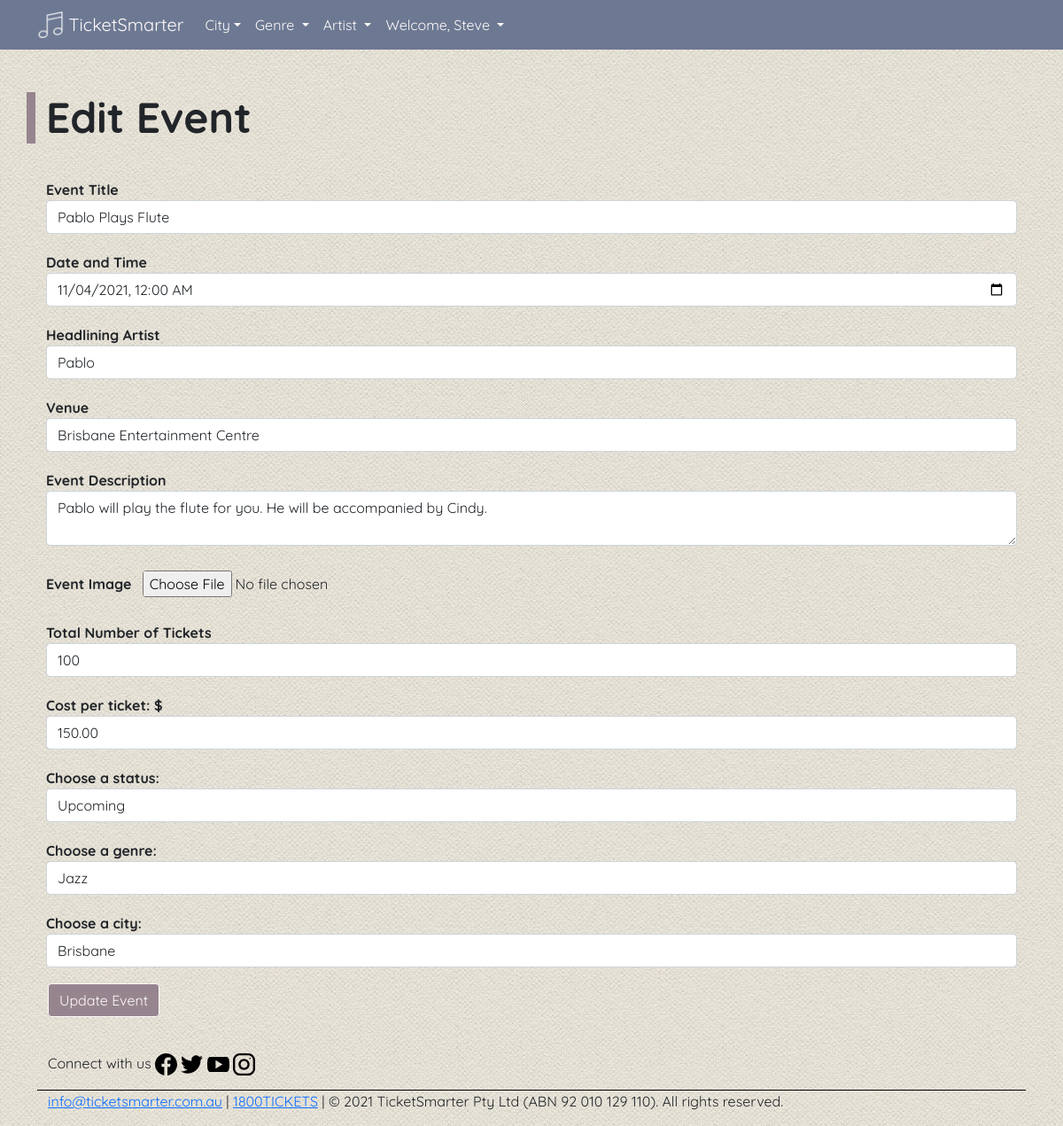
The page /events/15/update (signed in) on the database as committed earlier.
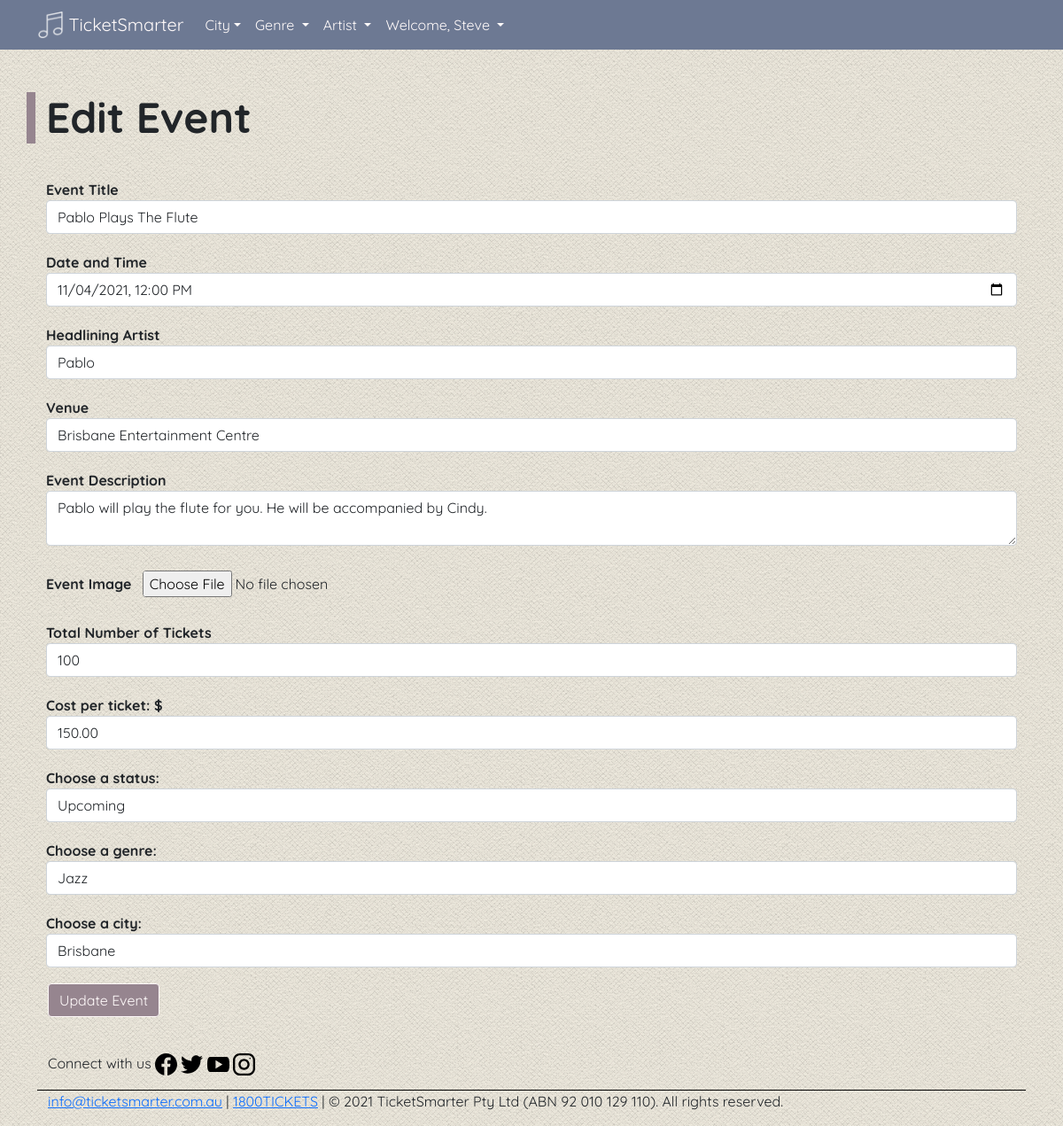
The same page on the database as committed later.
### bookings/models.py (models this page shows, shortened)
class Event(db.Model):
    __tablename__ = 'events'
    id = db.Column(db.Integer, primary_key=True, nullable=False)
    title = db.Column(db.String(100), index=True, unique=True, nullable=False)
    date = db.Column(db.DateTime, nullable=False)
    headliner = db.Column(db.String(80), index=True, nullable=False)
    venue = db.Column(db.String(80), nullable=False)
    description = db.Column(db.String(2000), nullable=False)
    image = db.Column(db.String(400), default='/static/images/live.jpg')
    total_tickets = db.Column(db.Integer, nullable=False)
    tickets_booked = db.Column(db.Integer, default=0, nullable=False)
    tickets_remaining = db.Column(db.Integer, nullable=False)
    price = db.Column(db.Float, nullable=False)
    event_status = db.Column(db.Enum(EventStatus))
    event_genre = db.Column(db.Enum(EventGenre))
    event_city = db.Column(db.Enum(EventCity))
    created_on = db.Column(db.DateTime, default=datetime.now())
    comments = db.relationship('Comment', backref='event')
    users = db.relationship('User', backref='event')
    booking = db.relationship('Booking', backref='event', viewonly=True)
    user_id = db.Column(db.Integer, db.ForeignKey('users.id'), nullable=False)

### bookings/events.py (the view, shortened to what this page needs)
@eventbp.route('/<id>/update', methods=['GET', 'POST'])
@login_required
def update_event(id):
    event = Event.query.get(id)
    form = EditEventForm(
        title=event.title,
        date=event.date,
        headliner=event.headliner,
        venue=event.venue,
        desc=event.description,
        total_tickets=event.total_tickets,
        price=event.price,
        event_status=event.event_status,
        event_genre=event.event_genre.name.title(),
        event_city=event.event_city.name.title())
    if current_user.id != event.user_id:
        flash("You can only edit your own events!", 'danger')
        return redirect(url_for('main.my_events'))
    return render_template('events/create_event.html', event_form=form, event=event, heading='Edit Event')

### bookings/templates/events/create_event.html
{% extends 'base.html' %}
{% import "bootstrap/wtf.html" as wtf %}
{% block content %}
<br>
<div id='page-container' class='container'>
    <div class="row">
        <br>
        <h1 class="display-5 fw-bold">{{heading}}</h1>
        {{wtf.quick_form(event_form)}}
    </div>
</div>
{% endblock %}

Rows that differ between the two databases and show on the page:
changed Event "Pablo": title "Pablo Plays Flute" → "Pablo Plays The Flute"; date "11/04/2021 00:00" → "11/04/2021 12:00"
